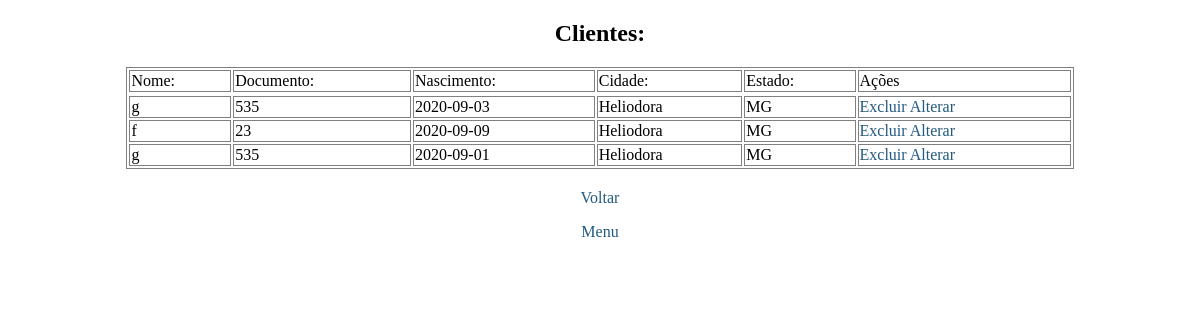
Screenshot of /listaCliente.php with the database file from the repository.
### tables this page shows
CREATE TABLE `clientes` (
  `id` int(11) NOT NULL,
  `nome` varchar(40) NOT NULL,
  `documento` varchar(30) NOT NULL,
  `nascimento` date NOT NULL,
  `cidade` varchar(20) NOT NULL,
  `estado` varchar(20) NOT NULL
);

### listaCliente.php (the view, shortened to what this page needs)
<?php
	require_once('conexao.php');
?>
<!DOCTYPE html>
<html lang="pt-br">
<head>
    <link rel="stylesheet" href="css/listaStyle.css">
</head>
<body>
    <h2>Clientes:</h2>
    <table><tr>
        <td><label for="nome">Nome:</label></td>
        <td><label for="documento">Documento:</label></td>
        <td><label for="nascimento">Nascimento:</label></td>
        <td><label for="cidade">Cidade:</label></td>
        <td><label for="estado">Estado:</label></td>
        <td><label for="acoes">Ações</label></td>
    </tr>
    <tr>
	<?php
		$sql = "select id, nome, documento, nascimento, cidade, estado from clientes ";
			$resultado = mysqli_query($conexao, $sql);
			while($dados = mysqli_fetch_array($resultado)){
				echo '<tr><td>'.$dados['nome'].'</td>
					<td>'.$dados['documento'].'</td>
					<td>'.$dados['nascimento'].'</td>
					<td>'.$dados['cidade'].'</td>
					<td>'.$dados['estado'].'</td>
					<td>
						<a href="excluirClientes.php?id='.$dados['id'].'">Excluir</a>
						<a href="formCliente.php?id='.$dados['id'].'">Alterar</a>
					</td></tr>';
			}
		?>
    </tr></table>
    <p> <a href="formCliente.php">Voltar</a></p>
	<p> <a href="index.php">Menu</a></p>
</body>
</html>

### css/listaStyle.css (style rules this page uses)
h2 { text-align: center; }
table { border: 1px solid gray; width: 80%; margin: 20px auto; }
td { border: 1px solid gray; border-collapse: collapse; }
p { text-align: center; }
a { text-decoration: none; color: #235a81; }

### rows the page displays
clientes: nome "g", documento "535", nascimento "2020-09-03", cidade "Heliodora", estado "MG"
clientes: nome "f", documento "23", nascimento "2020-09-09", cidade "Heliodora", estado "MG"
clientes: nome "g", documento "535", nascimento "2020-09-01", cidade "Heliodora", estado "MG"
